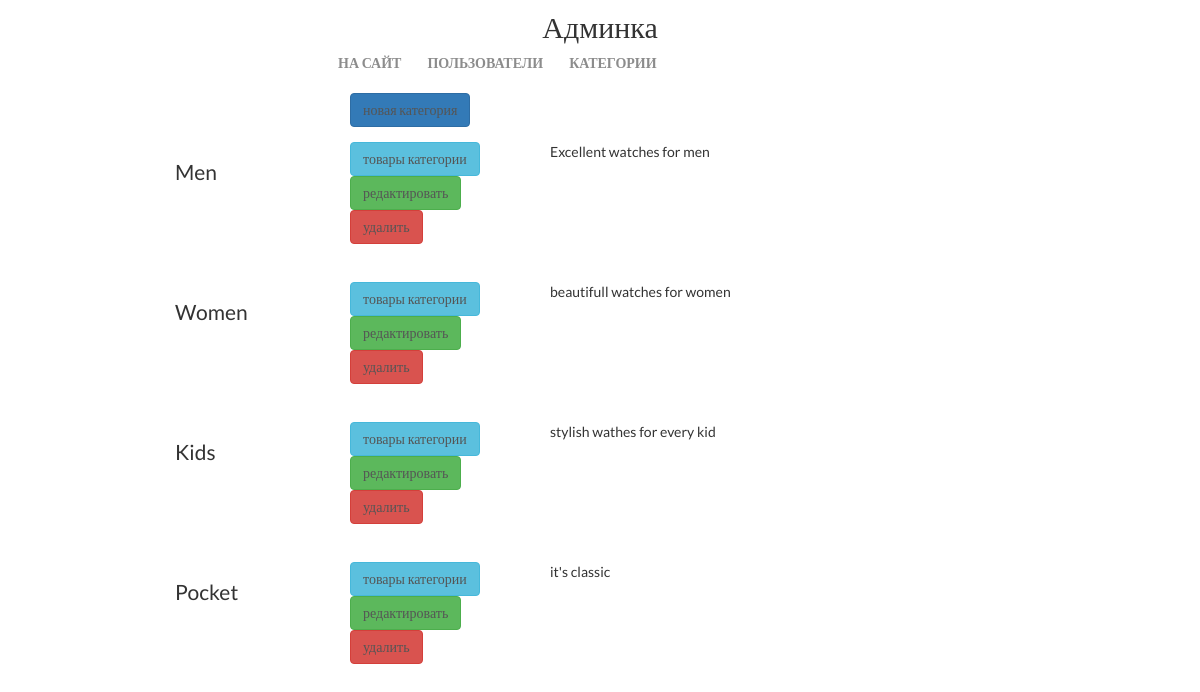
/my/admin/categories/read/ (signed in), run on the app's committed database.
### mainapp/models.py (models this page shows, shortened)
class ProductCategory(models.Model):
    name = models.CharField(verbose_name='имя категории', max_length=128)
    description = models.TextField(verbose_name='описание категории', blank=True)
    is_active = models.BooleanField(default=True)

### adminapp/views.py (the view)
# urls.py: path('categories/read/', adminapp.ProductCategoriesRead.as_view(), name='categories_read'),
class ProductCategoriesRead(OnlySuperUserMixin, PageTitleMixin, ListView):  # выводит список категорий в админке
    model = ProductCategory
    page_title = 'Админка/Категории'

### adminapp/views.py (called while the page is built)
    @method_decorator(user_passes_test(lambda x: x.is_superuser))
    def dispatch(self, request, *args, **kwargs):
        return super().dispatch(request, *args, **kwargs)

    def get_context_data(self, *, object_list=None, **kwargs):
        data = super().get_context_data(**kwargs, object_list=None)
        data['page_title'] = self.page_title
        return data

### adminapp/templates/mainapp/productcategory_list.html
{% extends 'adminapp/base.html' %}
{% load static %}
{% block container %}
    <div class="categories_list">
        <a href="{% url 'my_admin:category_create' %}"
           class="btn btn-primary new_category">
            новая категория
        </a>
        {% for object in object_list %}
            <div class="category_record {% if not object.is_active %}not_active{% endif %}">
                <div class="category_name">
                    {{ object.name|title }}
                </div>
                <div class="category_actions">
                    <a href="{% url 'my_admin:category_products' object.pk %}"
                       class="btn btn-info">
                        товары категории
                    </a>
                    <a href="{% url 'my_admin:category_update' object.pk %}"
                       class="btn btn-success">
                        редактировать
                    </a>
                    <a href="{% url 'my_admin:category_delete' object.pk %}"
                       class="btn btn-danger">
                        удалить
                    </a>
                </div>
                <div class="category_desc">
                    {{ object.description }}
                </div>
            </div>
        {% endfor %}
    </div>
{% endblock %}

### static/css/style.css (style rules this page uses)
body { background:#fff; font-family: 'Lato-Regular'; }
body a { transition: 0.5s all; -webkit-transition: 0.5s all; -o-transition: 0.5s all; -moz-transition: 0.5s all; -ms-transition: 0.5s all; }
.categories_list { margin-left: 150px; }
.categories_list .new_category { margin-left: 200px; }
.categories_list a { color: #555; text-decoration: none; }
.category_record { height: 125px; margin: 15px auto; position: relative; }
.categories_list .category_name { display: block; float: left; margin-top: 15px; margin-left: 25px; width: 150px; font-size: 150%; }
.category_record .category_actions { display: block; float: left; margin-top: 0px; margin-left: 25px; width: 175px; }
.category_record .category_desc { display: block; float: left; margin-top: 0px; margin-left: 25px; width: 300px; }

### data on the page
ProductCategory: name "Men", description "Excellent watches for men"
ProductCategory: name "Women", description "beautifull watches for women"
ProductCategory: name "Kids", description "stylish wathes for every kid"
ProductCategory: name "Pocket", description "it's classic"
